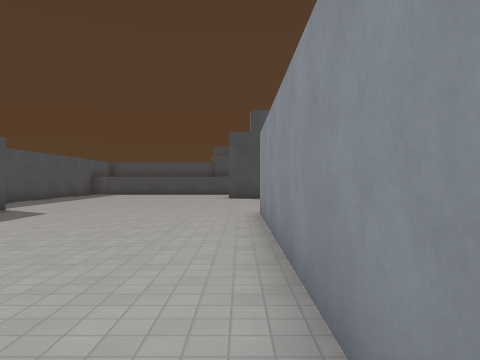
[1] (above)

15 first-person views from a walk through a level from a Godot 3-D game. The camera is 1.5 m above the floor, looks level and sees 70° across. The floor is counted in squares, 1.8 m on a side. Each view is taken from the middle of a square. On the plan, view 1 faces up. The plan holds only what a view shows up to about 12 squares ahead; the rest is blank. The place goes on beyond the plan. Surface patterns are stand-ins for the level's own textures.

[2]
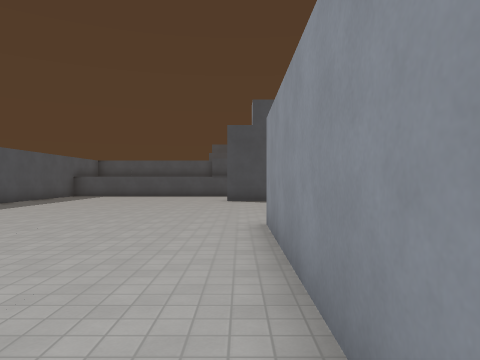

[3]
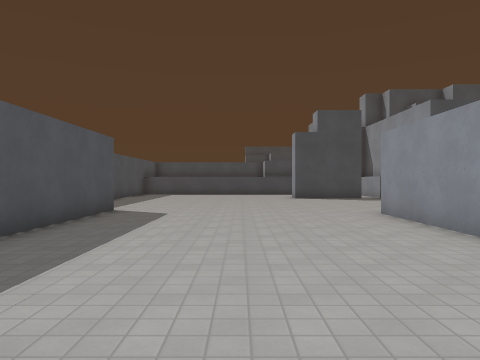

[4]
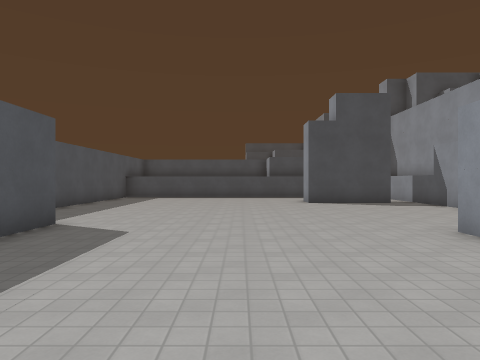

[5]
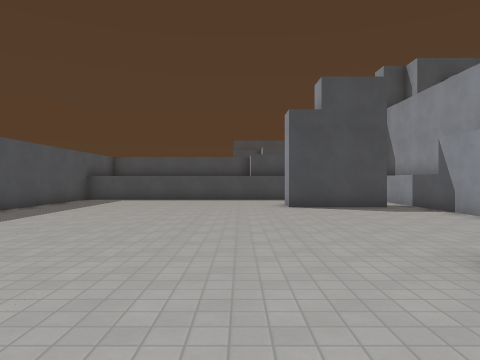

[6]
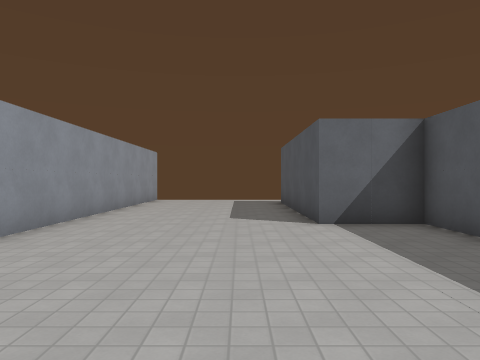

[7]
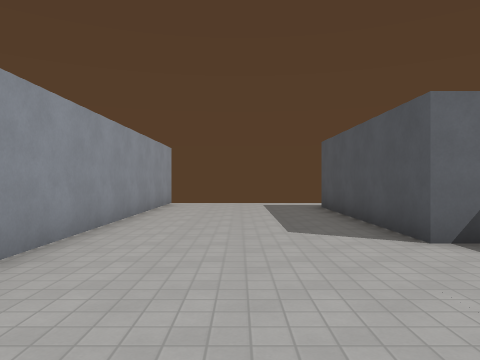

[8]
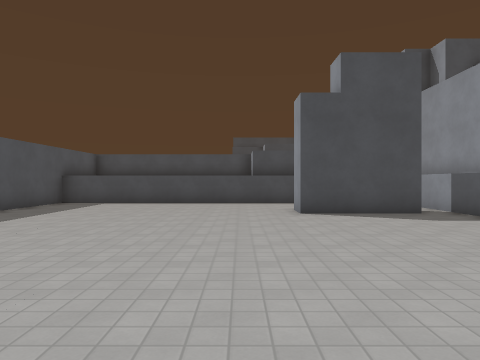

[9]
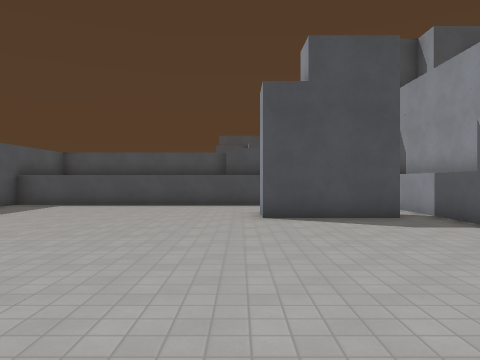

[10]
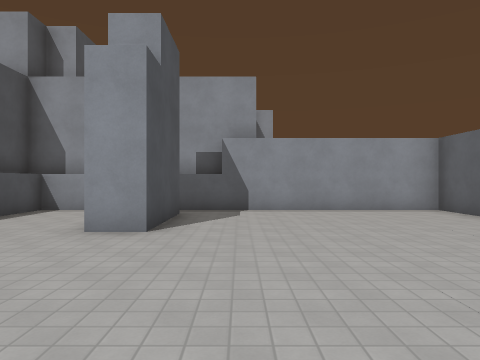

[11]
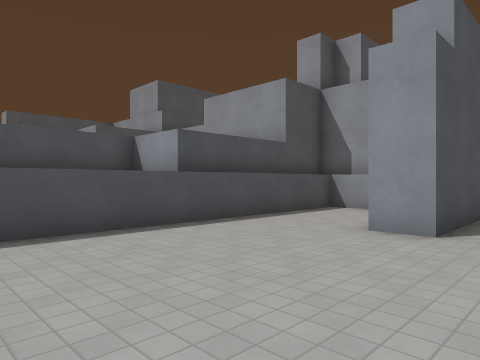

[12]
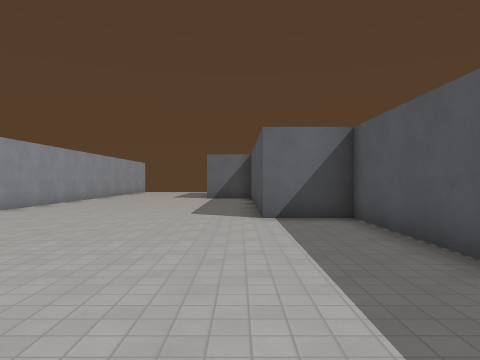

[13]
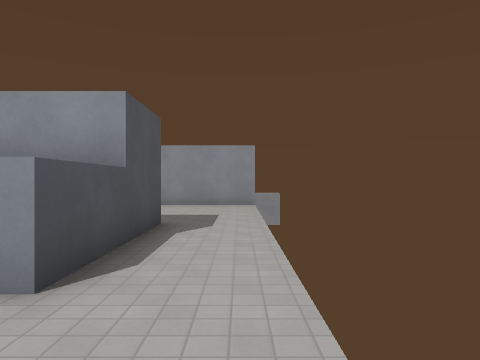

[14]
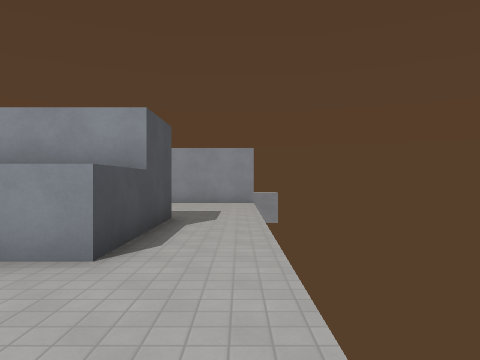

[15]
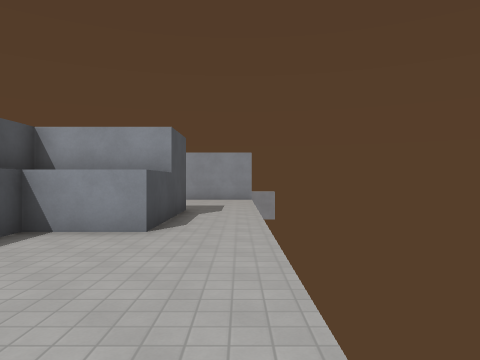

### Floor plan
Points are (right, up) in squares from view 1. A wall is a line through its corners. A room is listed if a view was taken in it or the views show most of it. See-through windows are left out.
Room 1 (views 1, 2, 3, 4, 5, 6, 7, 8, 9, 10, 11, 12)
walls: (1.9, 8.5) (3.5, 8.5) (3.5, 17.8); (-6.5, 3) (-6.5, 1.5) (-4.5, 1.5) (-4.5, -4.5) (-8.5, -4.5); (2.6, 15.5) (-0.5, 15.5) (-0.5, 16.5); (3.5, 18.2) (3.5, 19.5) (-8.5, 19.5) (-8.5, 9.5) (-6.5, 9.5) (-6.5, 5); (0.5, -6.5) (0.5, 8.5)
ways out: opening at (-9, -5.5) to room 2
Room 2 (views 13, 14, 15)
walls: (-8.5, -4.5) (-8.5, -2.5) (-9, -2.5)
ways out: opening at (-9, -5.5) to room 1

Positions as (right, up) in squares from view 1, and headings:
1: (0, 0), facing up
2: (0, 2), facing up
3: (-3, 0), facing up
4: (-3, 3), facing up
5: (-2, 5), facing up
6: (-3, 8), facing down
7: (-2, 6), facing down
8: (-2, 7), facing up
9: (-1, 8), facing up
10: (-6, 14), facing right
11: (-6, 14), facing up-right
12: (-6, 17), facing down
13: (-11, -6), facing right
14: (-12, -6), facing right
15: (-14, -6), facing right
